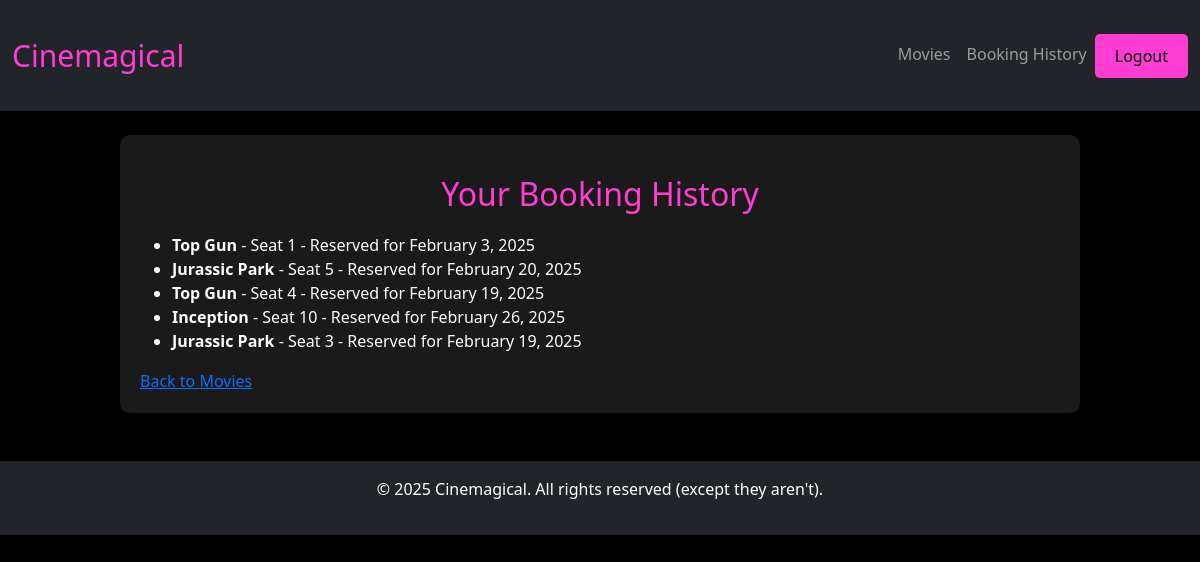
/booking-history/ (signed in), run on an earlier commit of the app's database.
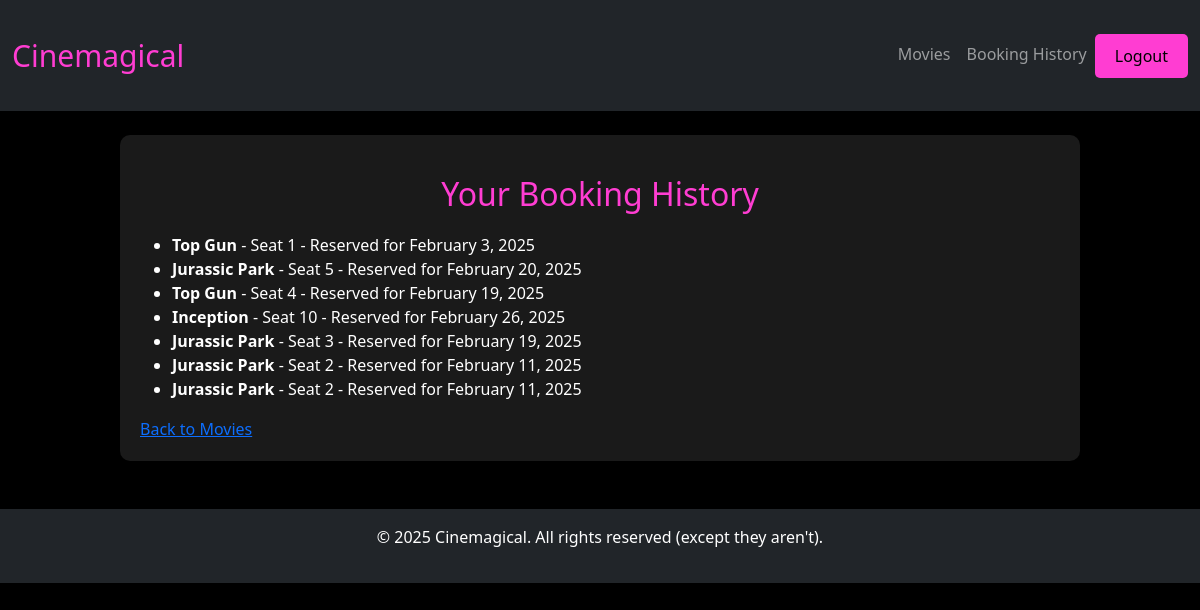
And on a later commit of the database.
### bookings/models.py (models this page shows, shortened)
class Bookings(models.Model):
    movie = models.ForeignKey(Movie, on_delete=models.CASCADE)
    seat = models.OneToOneField(Seat, on_delete=models.CASCADE)
    user = models.ForeignKey(User, on_delete=models.CASCADE)
    booking_date = models.DateField(blank=True, null=True)

class Movie(models.Model):
    title = models.CharField(max_length=30)
    description = models.TextField(max_length=500)
    release_date = models.DateField()
    duration = models.IntegerField()

class Seat(models.Model):
    seat_number = models.CharField(max_length=30)
    is_booked = models.BooleanField(default=False)

### bookings/views.py (the view)
# urls.py: path('booking-history/', booking_history, name='booking_history'),
@login_required
def booking_history(request):
    bookings = Bookings.objects.filter(user=request.user)
    return render(request, 'booking_history.html', {"bookings": bookings})

### bookings/templates/bookings/booking_history.html
{% extends "base.html" %}
{% block content %}
<h2>Your Booking History</h2>
{% if bookings %}
    <ul>
        {% for booking in bookings %}
            <li>
                <strong>{{ booking.movie.title }}</strong> -
                Seat {{ booking.seat.seat_number }} -
                Reserved for {{ booking.booking_date|date:"F j, Y" }}
            </li>
        {% endfor %}
    </ul>
{% else %}
    <p>No bookings found.</p>
{% endif %}
<a href="{% url 'movies' %}">Back to Movies</a>
{% endblock %}

### bookings/templates/bookings/base.html (shortened to what this page needs)
{% load static %}
<!DOCTYPE html>
<html lang="en">
<head>
    <link href="https://cdn.jsdelivr.net/npm/bootstrap@5.3.0/dist/css/bootstrap.min.css" rel="stylesheet">
    <link rel="stylesheet" href="{% static 'css/styles.css' %}">
</head>
<body>
    <nav class="navbar navbar-expand-lg navbar-dark bg-dark">
        <div class="container-fluid">
            <a class="navbar-brand" href="{% url 'movies' %}">Cinemagical</a>
            <div class="collapse navbar-collapse" id="navbarNav">
                <ul class="navbar-nav ms-auto">
                    <li class="nav-item"><a class="nav-link" href="{% url 'movies' %}">Movies</a></li>
                    <li class="nav-item"><a class="nav-link" href="{% url 'booking_history' %}">Booking History</a></li>
                    {% if user.is_authenticated %}
                        <li class="nav-item">
                            <form action="{% url 'logout' %}" method="post" class="d-inline">
                                <button type="submit" class="btn btn-warning btn-sm">Logout</button>
                            </form>
                        </li>
                    {% else %}
                        <li class="nav-item"><a class="nav-link" href="{% url 'login' %}">Login</a></li>
                    {% endif %}
                </ul>
            </div>
        </div>
    </nav>
    <div class="container mt-4">
        {% block content %}{% endblock %}
    </div>
    <footer class="bg-dark text-white text-center py-3 mt-5">
        <p>&copy; 2025 Cinemagical. All rights reserved (except they aren't).</p>
    </footer>
</body>
</html>

### bookings/static/css/styles.css (style rules this page uses)
body { background-color: #000; color: #fff; margin: 0; padding: 0; }
.navbar-brand { margin: 20px 0; text-align: center; color: #ff3dd2; font-size: 30px; }
h1, h2, h3, h4, h5, h6 { margin: 20px 0; text-align: center; color: #ff3dd2; }
p { line-height: 1.6; text-align: center; }
.container { width: 80%; margin: auto; padding: 20px; background-color: rgba(255, 255, 255, 0.1); border-radius: 10px; }
button, .btn { background-color: #ff3dd2; color: #000; border: none; padding: 10px 20px; font-size: 16px; cursor: pointer; border-radius: 5px; transition: 0.3s; text-align: center; }

What changed in the data, as far as the page shows it:
added Bookings: movie "Jurassic Park", seat.seat_number "2", booking_date "February 11, 2025"
added Bookings: movie "Jurassic Park", seat.seat_number "2", booking_date "February 11, 2025"
